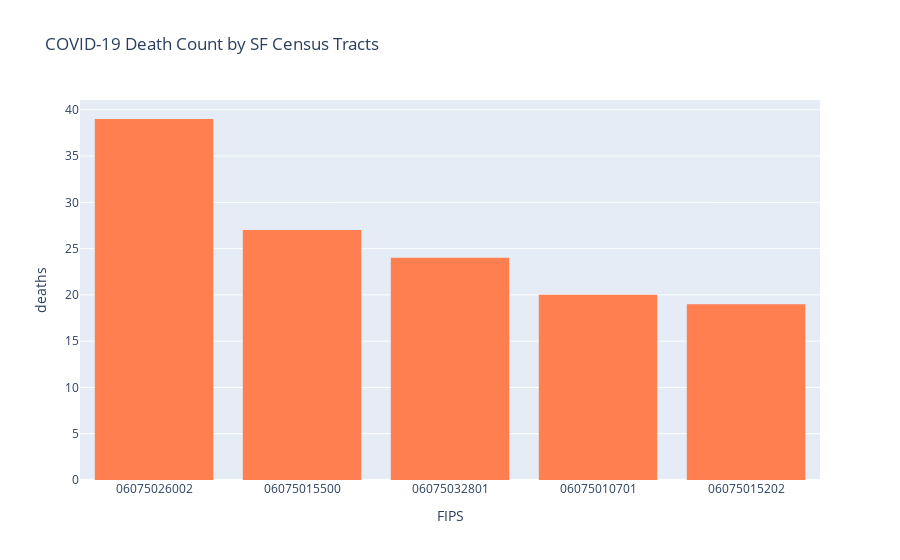

Write notebook code for a chart like this one.
### Code cell
# creating an interactive bar chart for COVID death count by census tract
COVIDdf=COVIDdf.sort_values(by='deaths',ascending = False)

fig=px.bar(COVIDdf.head(5),
           x='FIPS',
           y='deaths',
           title='COVID-19 Death Count by SF Census Tracts'
          )
fig.update_traces(marker_line_width=0, marker_color='coral')
           
fig.show()

### Figure 1 — Plotly figure (JSON) as saved in the notebook; plotly's stock layout.template omitted (floating-point values rounded to 4 significant figures)
{"data": [{"alignmentgroup": "True", "hovertemplate": "FIPS=%{x}<br>deaths=%{y}<extra></extra>", "legendgroup": "", "marker": {"color": "coral", "line": {"width": 0}, "pattern": {"shape": ""}}, "name": "", "offsetgroup": "", "orientation": "v", "showlegend": false, "textposition": "auto", "type": "bar", "x": ["06075026002", "06075015500", "06075032801", "06075010701", "06075015202"], "xaxis": "x", "y": [39, 27, 24, 20, 19], "yaxis": "y"}], "layout": {"autosize": true, "barmode": "relative", "legend": {"tracegroupgap": 0}, "title": {"text": "COVID-19 Death Count by SF Census Tracts"}, "xaxis": {"anchor": "y", "autorange": true, "domain": [0, 1], "range": [-0.5, 4.5], "title": {"text": "FIPS"}, "type": "category"}, "yaxis": {"anchor": "x", "autorange": true, "domain": [0, 1], "range": [0, 41.05], "title": {"text": "deaths"}, "type": "linear"}}}
